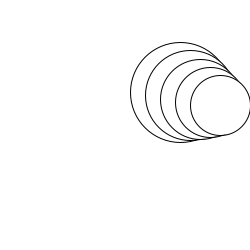
Frame 1 (no input)
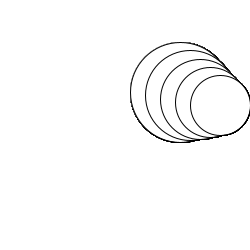
Frame 60 (the mouse pressed at the canvas centre just before this capture)
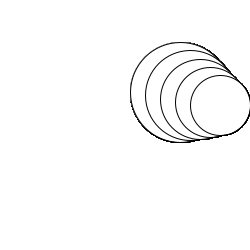
Frame 120 (the mouse held since frame 60 and released just before this capture)

The Processing sketch that drew these frames (run headless with seeded random() and noise(); from frame 60 on, the mouse is pressed at the canvas centre):

// Processing sketch: sketch_9_6__5_cirkels_rechts_File
// ── sketch_9_6__5_cirkels_rechts_File.pde
void setup(){
size(250,250);
background(255,255,255);
}

void draw(){
int sizeC = 100;

for(int i = 0; i < 5; i++){
  ellipse(280 - sizeC/1, 125 - sizeC/3, sizeC,sizeC);
  sizeC-=10;
}
}
